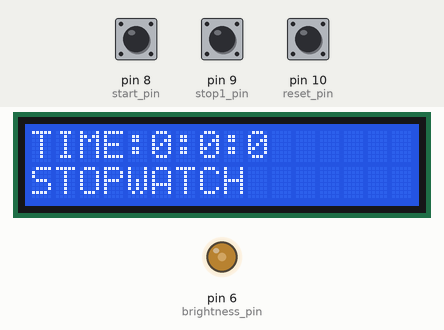
This sketch was run on a simulated Arduino Uno, built with avr-gcc and run on an emulated ATmega328P. Shown: 16×2 character LCD, output pins drawn as LEDs (lit = HIGH). The inputs (shaded band) are chosen by the test bench; at power-on: pin 8 (start_pin) LOW, pin 9 (stop1_pin) LOW, pin 10 (reset_pin) LOW.

Above: at 1.2 s.
1.3 s: pin 8 (start_pin) pulled HIGH for 0.15 s
At 4.1 s:
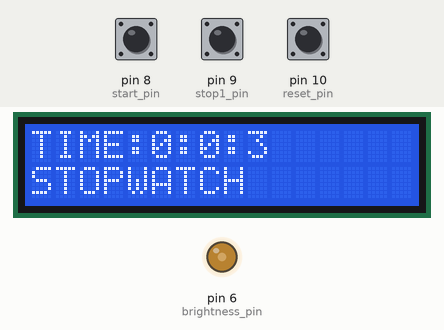
4.3 s: pin 9 (stop1_pin) pulled HIGH for 0.15 s
5.9 s: pin 8 (start_pin) pulled HIGH for 1 s
At 6.5 s:
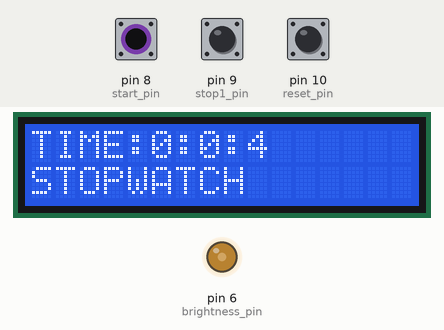
Timing chart, 0 to 8.9 s (numbered marks = the images above; inputs shaded):
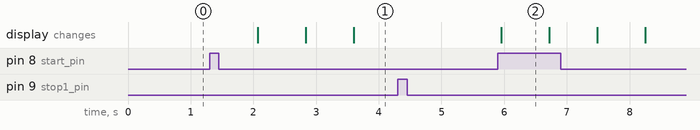

The sketch:

StopWatch.ino
```cpp
/*Simple LCD stopwatch program with stop, start, reset and lap buttons.*/

//including liblary for LCD
#include <LiquidCrystal.h>

//setting up LCD INPUT pins
LiquidCrystal lcd(12,11,5,4,3,2);

//setting hours, minutes, secound and miliseconds to 0
int h=0;
int m=0;
int s=0;
int ms=0;

//defines pin for all buttons
const int start_pin = 8;
const int stop1_pin = 9;
const int reset_pin = 10;

//defines starting points (in my case 0)
int start=0;
int stop1=0;
int reset=0;


int brightness_pin = 6; //defines pin for setting brightness
int brightness=100; //you can change this number to change brightness

void setup()
{

  analogWrite(brightness_pin ,brightness); //this sets brightness on pin 6
  lcd.begin(16 ,2);  //starting LCD

  //defining pins if they are INPUT or OUTPUT pins
  pinMode(start_pin, INPUT);
  pinMode(stop1_pin, INPUT);
  pinMode(reset_pin, INPUT);
  pinMode(brightness_pin, OUTPUT);
}
void loop()
{
  lcd.setCursor(0,1);
  lcd.print("STOPWATCH");
  lcd.setCursor(0,0);
  lcd.print("TIME:");
  lcd.print(h);
  lcd.print(":");
  lcd.print(m);
  lcd.print(":");
  lcd.print(s);

 start = digitalRead(start_pin); //reading buton state
 if(start == HIGH)
 {
  stopwatch();  //goes to sub program stopwatch
 }

}


//--------------------SUB PROGRAMS-------------------------


void stopwatch()
{
  lcd.setCursor(0,0);   //setting start point on lcd
  lcd.print("TIME:");   //writting TIME
  lcd.print(h);         //writing hours
  lcd.print(":");
  lcd.print(m);         //writing minutes
  lcd.print(":");
  lcd.print(s);         //writing seconds
  ms=ms+10;
  delay(10);

 if(ms==590)
  {
   lcd.clear();  //clears LCD
  }

 if(ms==590)     //if state for counting up seconds
  {
  ms=0;
  s=s+1;
  }

  if(s==60)     //if state for counting up minutes
  {
  s=0;
  m=m+1;
  }

  if(m==60)      //if state for counting up hours
  {
  m=00;
  h=h+01;
  }

  lcd.setCursor(0,1);
  lcd.print("STOPWATCH");

   stop1 = digitalRead(stop1_pin);  //reading buton state
 if(stop1 == HIGH)    //checking if button is pressed
 {
  stopwatch_stop();   //going to sub program
 }
  else
  {
   stopwatch();    //going to sub program
  }
}

void stopwatch_stop()
{
  lcd.setCursor(0,0);
  lcd.print("TIME:");
  lcd.print(h);
  lcd.print(":");
  lcd.print(m);
  lcd.print(":");
  lcd.print(s);

  lcd.setCursor(0,1);
  lcd.print("STOPWATCH");

   start = digitalRead(start_pin);   //reading buton state
 if(start == HIGH)
 {
  stopwatch();    //going to sub program
 }

 reset = digitalRead(reset_pin);   //reading buton state
 if(reset == HIGH)
 {
   stopwatch_reset();    //going to sub program
   loop();
  }
 if(reset == LOW)
 {
  stopwatch_stop();    //going to sub program
 }
}

void stopwatch_reset()
{
 lcd.clear();
 lcd.setCursor(0,1);
 lcd.print("STOPWATCH");
 h=00;    //seting hours to 0
 m=00;    //seting minutes to 0
 s=00;    //seting seconds to 0
 return;  //exiting the program and returning to the point where entered the program
}
```

Measured:
- after the input at 1.3 s, the display: first changes after 0.77 s (image 1 shows a later state)
- after the input at 4.3 s, every drawn part: stays the same
- after the input at 5.9 s, the display: changes after 0.06 s (image 2)
- what the display in image 2 shows lasts 0.7 s, from 6.0 s to 6.7 s
